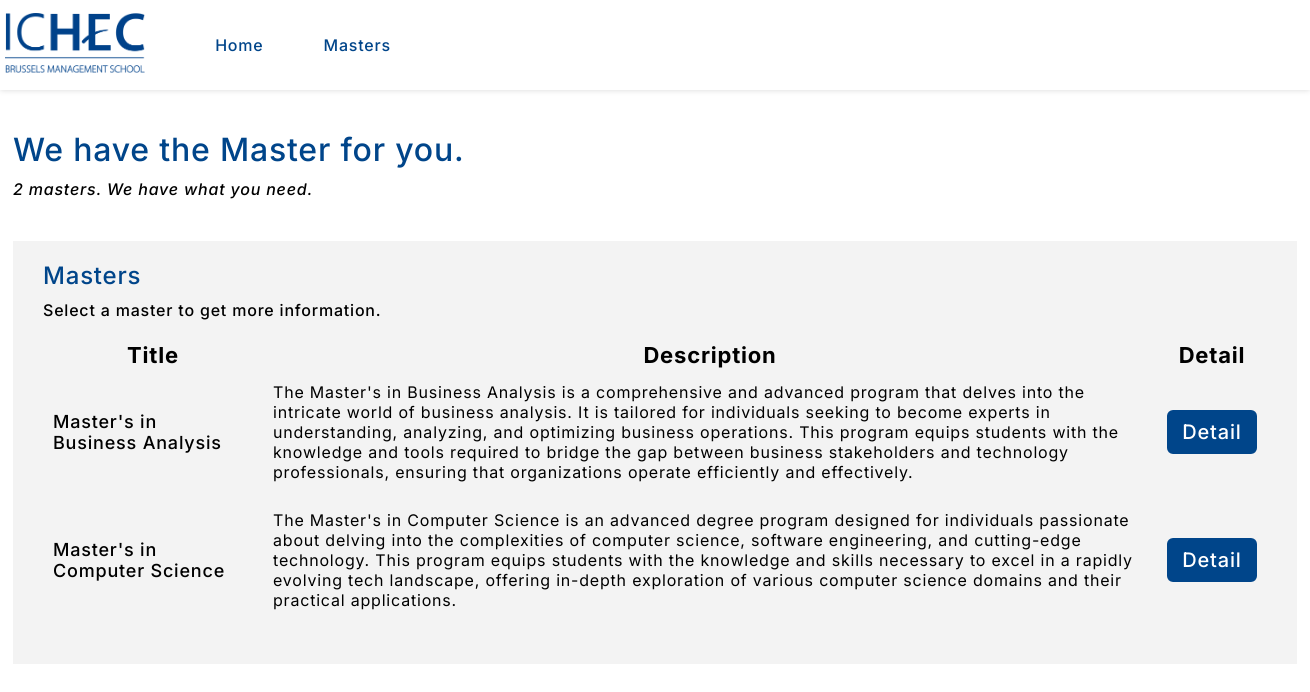
Page /masters/ on the committed database.
### ichec/models.py (models this page shows, shortened)
class Master(models.Model):
    title = models.CharField(max_length=256)
    description = models.CharField(max_length=10000)
    def get_absolute_url(self):
        return reverse('ichec:master_detail', kwargs={"pk": self.pk})

### ichec/views.py (the view)
# urls.py: path("masters/", views.masters, name="masters"),
def masters(request):
    if request.method == "GET":
        masters = Master.objects.all()
        num_masters = masters.count()
        return render(request, MASTERS_PATH, {
            "masters": masters,
            "num_masters": num_masters
        })

### ichec/templates/ichec/masters.html (shortened to what this page needs)
{% extends 'ichec/layout/base.html' %}
{% load static %}
    {% block style %}
    <link rel="stylesheet" href="{% static 'ichec/style.css' %}">
    {% endblock style %}
{% block body %}
    <div id="horizontalcontainer">
        {% include "ichec/include/nav.html" %}
        <main id="masters">
            <div class="wrapper content">
                <div class="headline">
                    <h1>We have the Master for you.</h1>
                    <p><i>{{ num_masters }} masters. We have what you need.</i></p>
                </div>
                <div id="masters">
                    <h2>Masters</h2>
                    <p>Select a master to get more information.</p>
                    <table>
                        <thead>
                            <tr>
                                <th>Title</th>
                                <th>Description</th>
                                <th>Detail</th>
                            </tr>
                        </thead>
                        <tbody>
                        {% for master in masters %}
                            <tr class="space">
                                <td class="master-title">{{ master.title }}</td>
                                <td>{{ master.description }}</td>
                                <td><a class="button" href="{{master.get_absolute_url}}">Detail</a></td>
                            </tr>
                        {% endfor %}
                        </tbody>
                    </table>
                </div>
            </div>
        </main>
    </div>
{% endblock body %}

### ichec/static/ichec/style.css (style rules this page uses)
* { margin: 0; padding: 0; box-sizing: border-box; letter-spacing: 0.8px; }
body { font-family: "Inter", "Helvetica Neue", sans-serif; background-color: white; }
a { text-decoration: none; color: inherit; }
h1, h2, h3, a { color: #00458a; font-weight: 500; margin-bottom: 8px; }
p { font-size: 16px; font-weight: 500; line-height: 1.5em; }
.button { border-radius: 6px; border: solid #00458a 2px; background-color: #00458a; color: white; display: block; font-size: 20px; font-weight: 500; height: auto; min-width: 90px; max-width: 120px; margin: 0; width: auto; padding: 8px 4px; width: auto; text-align: center; }
div#horizontalcontainer { display: grid; grid-template-rows: 90px calc(100dvh - 90px); row-gap: 40px; }
div#horizontalcontainer .wrapper { margin: 0 auto; width: 1300px; }
div#horizontalcontainer main div.content { display: flex; flex-direction: column; gap: 40px; padding: 0 8px; }
div#horizontalcontainer main div:not(.headline):nth-child(even) { background-color: #f3f3f3; }
div#horizontalcontainer main div.content > div:not(.headline) { padding: 20px 30px; }
div#horizontalcontainer main#masters div#masters table { border-collapse: collapse; margin: 20px 0; border-spacing: 100px; }
div#horizontalcontainer main#masters div#masters table tr.space > td { padding: 14px 10px; }
div#horizontalcontainer main#masters div#masters table tr.space > td.master-title { width: 220px; padding-right: 20px; font-size: 18px; font-weight: 500; }
div#horizontalcontainer main#masters div#masters th { font-size: 22px; }

### rows in the picture
Master: title "Master's in Business Analysis", description "The Master's in Business Analysis is a comprehensive and advanced program that delves into the intricate world of business analysis. It is tailored for individuals seeking to become experts in understanding, analyzing, and optimizing business operations. This program equips students with the knowledge and tools required to bridge the gap between business stakeholders and technology professionals, ensuring that organizations operate efficiently and effectively."
Master: title "Master's in Computer Science", description "The Master's in Computer Science is an advanced degree program designed for individuals passionate about delving into the complexities of computer science, software engineering, and cutting-edge technology. This program equips students with the knowledge and skills necessary to excel in a rapidly evolving tech landscape, offering in-depth exploration of various computer science domains and their practical applications."

### other values in the picture
{{ num_masters }} "2"
